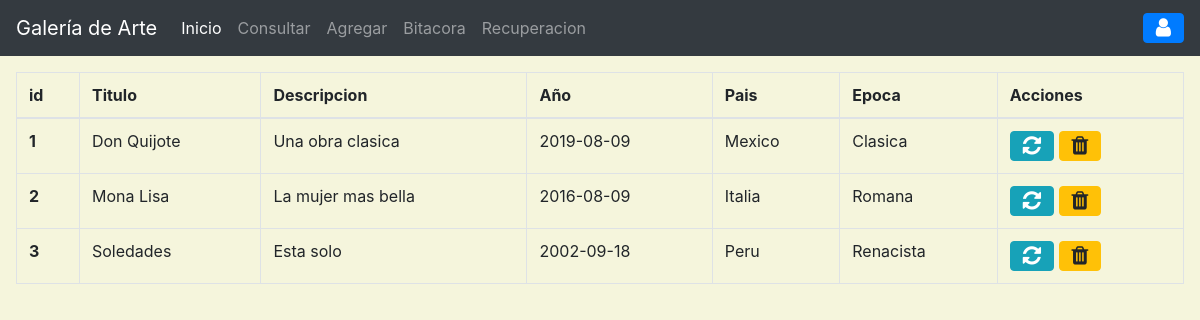
/?c=ObjetoArte, run on an earlier commit of the app's database.
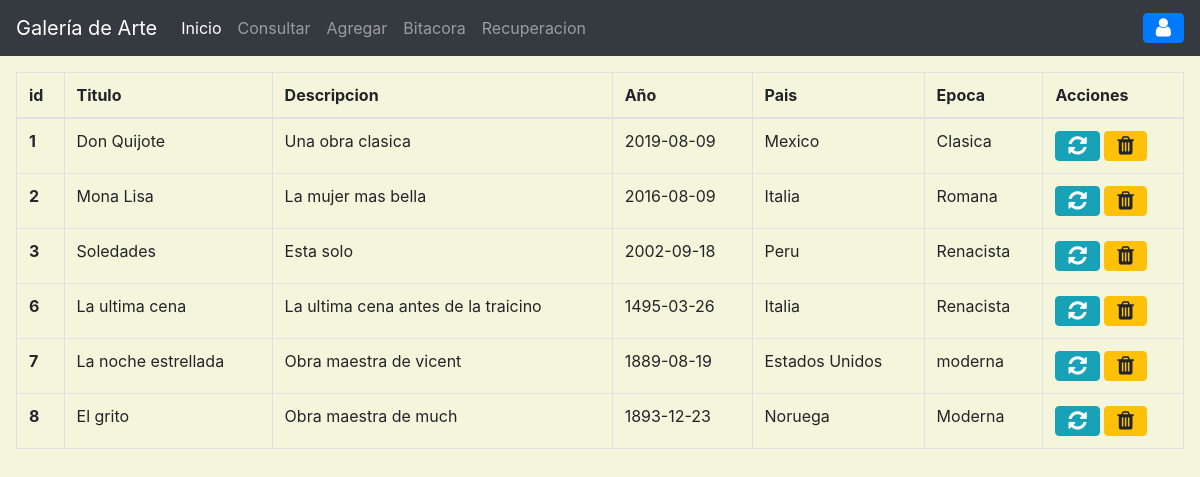
And on a later commit of the database.
### tables this page shows
CREATE TABLE `objetoarte` (
  `idobj` int(11) NOT NULL,
  `titObj` varchar(30) DEFAULT NULL,
  `descObj` varchar(80) DEFAULT NULL,
  `anioObj` date DEFAULT NULL,
  `paisObj` varchar(35) DEFAULT NULL,
  `epocaObj` varchar(30) DEFAULT NULL,
  PRIMARY KEY (`idobj`)
);

### controller/objetoarte.controlador.php (called while the page is built, shortened)
<?php
require_once('model/objetoArte.php');
class ObjetoArteControlador
{
    public function __CONSTRUCT(){
        $this->modelo = new ObjetoArte();
    }
    public function Inicio(){
        require_once "View/header.php";
        require_once "View/objetoArte/index.php";
        require_once "View/footer.php";
    }
}
?>

### model/conexion.php (called while the page is built, shortened)
<?php
class BaseDeDatos
{
    public static function Conectar(){
        try {
            $conexion = new PDO("mysql:host=".self::servidor.";dbname="
            .self::basedatos.";charset=utf8",self::usuario,self::password);
            $conexion->setAttribute(PDO::ATTR_ERRMODE,PDO::ERRMODE_EXCEPTION);
            return $conexion;
        } catch (PDOException $e) {
            return "Fallo la conexion a la base de datos".$e->getMessage();
        }
    }
}
?>

### model/objetoArte.php (called while the page is built, shortened)
<?php
class ObjetoArte
{
    private $pdo;
    public function __CONSTRUCT(){
        $this->pdo = BaseDeDatos::Conectar();
    }
    public function getObjetosArte(){
        try {
            $sql = "SELECT * FROM objetoarte";
            $consulta = $this->pdo->prepare($sql);
            $consulta->execute();
            return $consulta->fetchAll(PDO::FETCH_OBJ);
        } catch (Exception $e) {
            die($e->getMessage());
        }
    }
}
?>

### view/objetoArte/index.php (the view, shortened to what this page needs)
<main class="app-content m-3">
      <div class="row">
        <div class="col-md-12">
          <div class="tile">
            <div class="tile-body">
              <table class="table table-hover table-bordered" id="sampleTable">
                <thead>
                  <tr>
                    <th scope="col">id</th>
                    <th scope="col">Titulo</th>
                    <th scope="col">Descripcion</th>
                    <th scope="col">Año</th>
                    <th scope="col">Pais</th>
                    <th scope="col">Epoca</th>
                    <th>Acciones</th>
                  </tr>
                  <tbody>
                    <?php foreach($this->modelo->getObjetosArte() as $obArt): ?>
                    <tr>
                        <th scope="row"><?= $obArt->idobj?></th>
                        <td><?= $obArt->titObj?></td>
                        <td><?= $obArt->descObj?></td>
                        <td><?= $obArt->anioObj?></td>
                        <td><?= $obArt->paisObj?></td>
                        <td><?= $obArt->epocaObj?></td>
                        <td>
                          <a href="?c=objetoArte&a=FormAgregar&id=<?=$obArt->idobj?>" class="btn btn-info btn-flat">
                            <i class="fa fa-lg fa-refresh"></i>
                          </a>
                          <a  class="btn btn-warning btn-flat"
                              data-toggle="modal"
                              data-target="#exampleModal"
                              data-id="<?=$obArt->idobj?>">
                            <i class="fa fa-lg fa-trash"></i>
                          </a>
                        </td>
                    </tr>
                    <?php endforeach; ?>
                  </tbody>
                </thead>
              </table>
            </div>
          </div>
        </div>
      </div>
    </main>

### index.php (shortened to what this page needs)
<?php
    require_once "model/conexion.php";
    if(!isset($_GET['c'])){
        require_once("controller/inicio.controlador.php");
        $controlador = new InicioControlador();
        call_user_func(array($controlador,"Inicio"));
    }else {
        $controlador = new $controlador;
        $accion = isset($_GET['a']) ? $_GET['a'] : "Inicio";
        if(isset($_GET['a'])){
            $accion = $_GET['a'];
        }else{
            $accion = "Inicio";
        }
        call_user_func(array($controlador, $accion));
    }
?>

### view/header.php (shortened to what this page needs)
<head>
<link rel="stylesheet" type="text/css" href="assets/css/bootstrap.min.css">
<link rel="stylesheet" type="text/css" href="assets/css/styles.css">
<link rel="stylesheet" type="text/css" href="https://maxcdn.bootstrapcdn.com/font-awesome/4.7.0/css/font-awesome.min.css">
</head>
<header>
    <nav class="navbar navbar-expand-lg navbar-dark bg-dark">
        <a class="navbar-brand" href="#">Galería de Arte</a>
        <div class="collapse navbar-collapse" id="navbarSupportedContent">
            <ul class="navbar-nav mr-auto">
            <li class="nav-item active">
                    <a class="nav-link" href="INDEX.PHP">Inicio <span class="sr-only">(current)</span></a>
            </li>
            <li class="nav-item dropdown">
                    <a class="nav-link dropdown-toggle" href="#" id="navbarDropdown" role="button" data-toggle="dropdown" aria-haspopup="true" aria-expanded="false">
                        Consultar
                    </a>
            </li>
            <li class="nav-item dropdown">
                    <a class="nav-link dropdown-toggle" href="" id="navbarDropdown" role="button" data-toggle="dropdown" aria-haspopup="true" aria-expanded="false">
                        Agregar
                    </a>
            </li>
            <li class="nav-item">
                    <a class="nav-link" href="?c=bitacora">Bitacora <span class="sr-only">(current)</span></a>
            </li>
            <li class="nav-item">
                    <a class="nav-link" href="respaldo.php">Recuperacion <span class="sr-only">(current)</span></a>
            </li>
            </ul>
            <div class="btn-group dropleft">
                <button type="button" class="btn btn-primary dropdown-toggle" data-toggle="dropdown" aria-haspopup="true" aria-expanded="false">
                    <i class="fa fa-lg fa-user"></i>
                </button>
            </div>
        </div>
    </nav>
</header>

### view/footer.php
</body>
</html>

### assets/css/styles.css (style rules this page uses)
.dropdown-toggle::after { display:none; }
.dropdown-toggle::before { display:none !important; }

What changed in the data, as far as the page shows it:
added objetoarte: idobj "6", titObj "La ultima cena", descObj "La ultima cena antes de la traicino", anioObj "1495-03-26", paisObj "Italia", epocaObj "Renacista"
added objetoarte: idobj "7", titObj "La noche estrellada", descObj "Obra maestra de vicent", anioObj "1889-08-19", paisObj "Estados Unidos", epocaObj "moderna"
added objetoarte: idobj "8", titObj "El grito", descObj "Obra maestra de much", anioObj "1893-12-23", paisObj "Noruega", epocaObj "Moderna"
